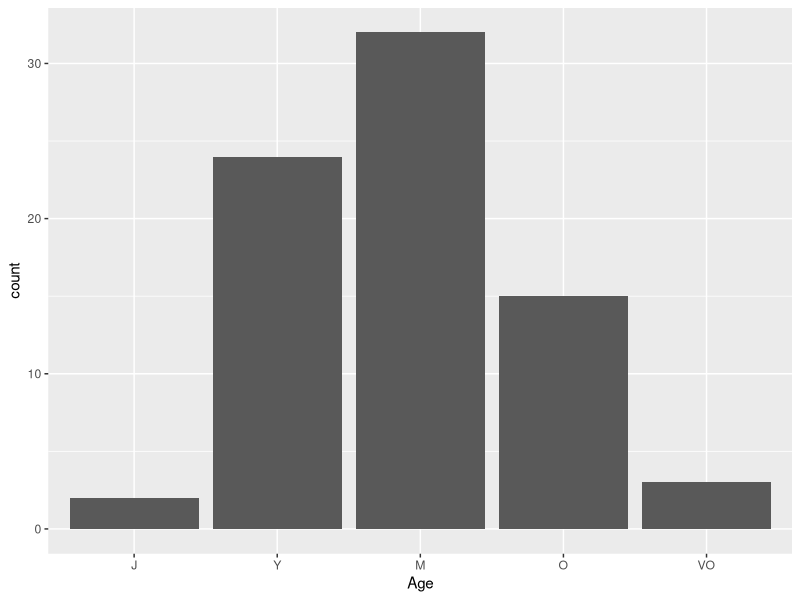
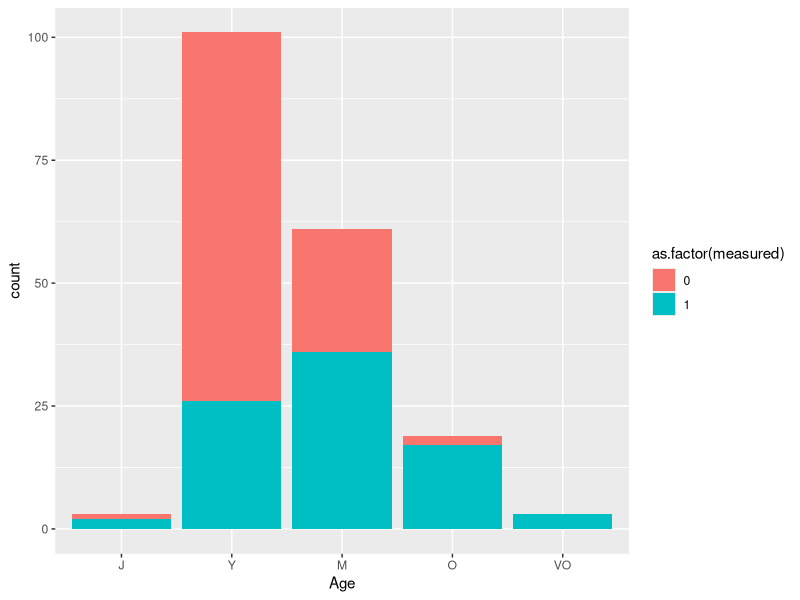
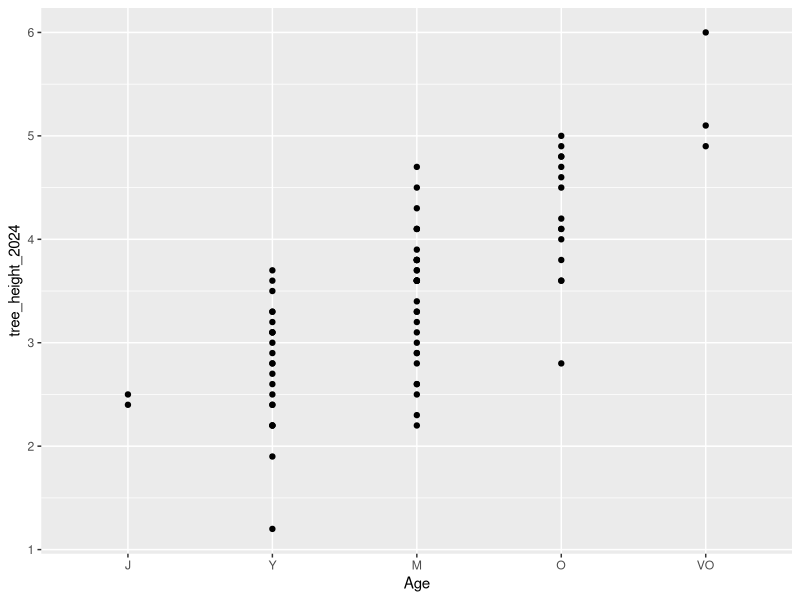
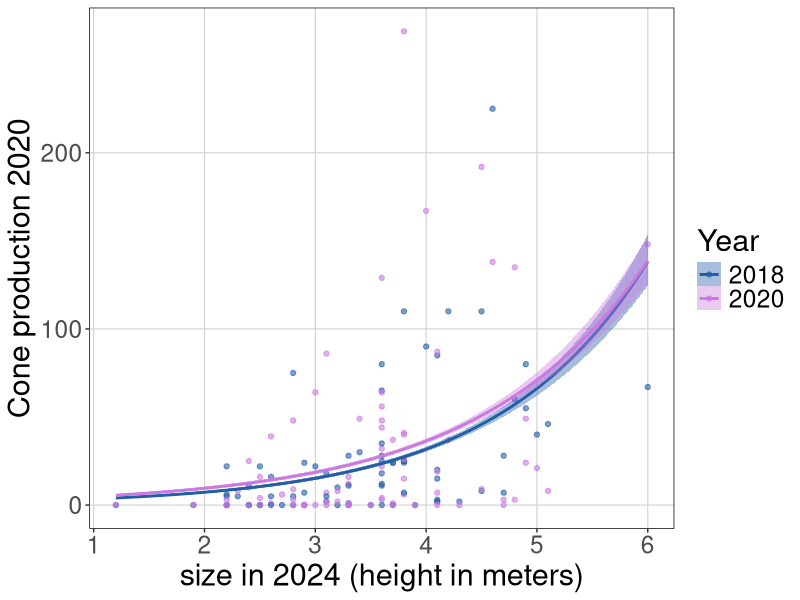
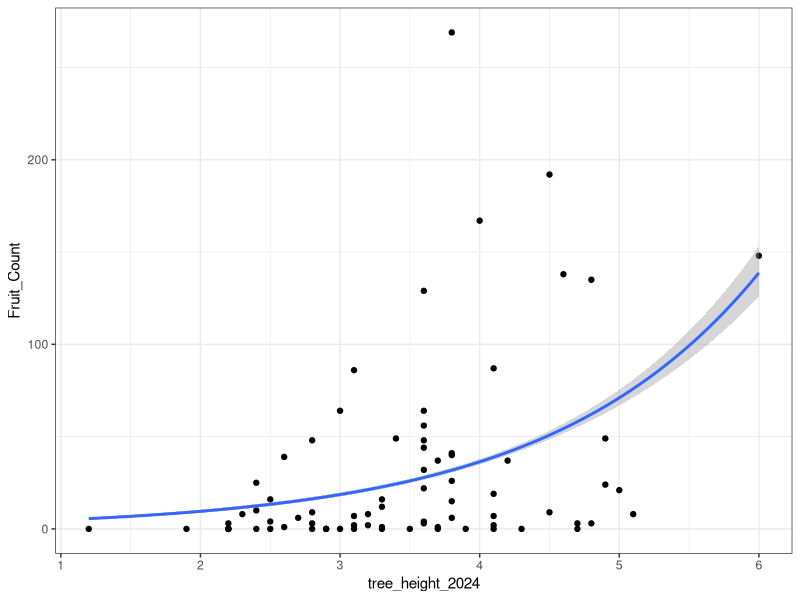

These charts were generated, in order, by the following R code:
library(tidyverse)
library(cowplot)

## load masting data
mast.data <- read.csv("sev204_treemastproduction.csv")

# Notes from MAST QAQC
# not all sites began during the same year, but NAs were added (historically) for tree Field_IDs for all years prior to initiation of the study at a site. These NAs should likely be removed before analysis.

## load height dat for mast trees collected by Dylan Taylor in 2024
height.data <- read.csv("Mast_PIED_height.csv")

# ------ DATA CLEANING -----------

## clean mast data

mast.pin <- mast.data %>% 
  filter(Species == "PIED") %>% # filter data to only pinon species
  select(c(Year, Site, Plot, Subplot, Field_ID, Fruit_Count, Age)) %>%
  mutate(Age = factor(Age, levels = c("J","Y","M","O","VO"))) %>% # make age a factor
  unite("Plot_Subplot", c(Plot,Subplot), sep = ".") %>% # create 'plot_subplot' to match height data
  mutate(Plot_Subplot = as.factor(Plot_Subplot)) %>%
  filter(Field_ID > 0) 

## clean height data

height.pin <- height.data %>%
  mutate(Plot_Subplot = as.factor(Plot_Subplot)) %>%
  rename(tree_height_2024 = tree_height) %>%
  mutate(alive = if_else(tree_height_2024=='d',0, if_else(tree_height_2024 > 0, 1, NA))) %>% # make a column for assigning alive/dead status; 0 = dead, 1 = alive or possibly missing for now
  mutate(measured = if_else(tree_height_2024 > 0, 1, 0)) %>% # make a column for whether height was measured in 2024
  mutate(tree_height_2024 = as.numeric(tree_height_2024)) # missing or 'd' will become NA's

  # check missing height matches length of NAs and length of 'dead' in alive column 
  length(which(is.na(height.pin$tree_height_2024))) # all missing height
  length(which(is.na(height.pin$tree_height_2024&height.pin$alive))) # missing height because missing 
  length(which(is.na(height.pin$tree_height_2024)&height.pin$alive==0)) # missing height b/c dead
  
  
## merge height and mast data
reprodat <- mast.pin %>% left_join(height.pin)

## save cleaned reprodat to file
write.csv(reprodat, "cleaned_cone_prod_data.csv")

## how many trees with height and masting data do we have?
length(which(reprodat$tree_height_2024>0&reprodat$Fruit_Count>=0&reprodat$Year==2020))

## list the Field_ID's that we have height and 2020 masting data for
tree_list <- reprodat %>%
  filter(Year == 2020 & Fruit_Count >= 0 & tree_height_2024 > 0) %>%
  pull(Field_ID) %>%
  unique()

# write.csv(tree_list, "masting_tree_list_2024.csv")

# ----- plot Number of HEIGHT counts by 2020 age/size class

reprodat %>% 
  filter(Year == 2020 & Fruit_Count >= 0 & tree_height_2024 > 0) %>%
  ggplot() +
  geom_bar(aes(x = Age))

reprodat %>% 
  filter(Year == 2020 & Fruit_Count >= 0) %>%
  ggplot() +
  geom_bar(aes(x = Age, fill = as.factor(measured)))

# ------ plot height 2024 based on age class 2023 -------

reprodat %>% 
  filter(Year == 2023 & Fruit_Count >= 0) %>%
  ggplot() +
  geom_point(aes(x = Age, y = tree_height_2024))

# ----- PLOT CONE PROD. VS HEIGHT ----------
## plot
tiff("reproduction_prelim_data_plotted.tif",width = 7,height=6,units="in", res=300)

# plot cone production in most recent 2 mast years against size in 2024
# cols
cols <- c('2018'='#225ea8','2020'='#CB79E1')

reprodat %>% 
  filter(Year == 2018|Year == 2020) %>% # only look at mast years
  mutate(Year = as.factor(Year)) %>%
  ggplot(aes(x = tree_height_2024, y = Fruit_Count)) +
  geom_point(aes(col = Year, group = Year), alpha = 0.6) +
  geom_smooth(aes(fill = Year, col = Year,group = Year), method = "glm", method.args = list(family = "poisson")) +
  scale_color_manual(values = cols) +
  scale_fill_manual(values = cols) +
  labs(x = "size in 2024 (height in meters)", y = "Cone production 2020") +
  theme(
    text = element_text(size = 22),
    legend.key = element_rect(fill = "white"),
    panel.background = element_rect(linetype = "solid",fill = NA),
    panel.border = element_rect(linetype = "solid", fill = NA),
    panel.grid.major = element_line(colour = "lightgrey", linewidth = .4)
  )

# plot cone production in only most recent mast year against size in 2024

reprodat %>% 
  filter(Year == 2020) %>% # only look at mast years
  ggplot(aes(x = tree_height_2024, y = Fruit_Count)) +
  geom_point() +
  geom_smooth(method = "glm", method.args = list(family = "poisson")) +
  theme_bw()
